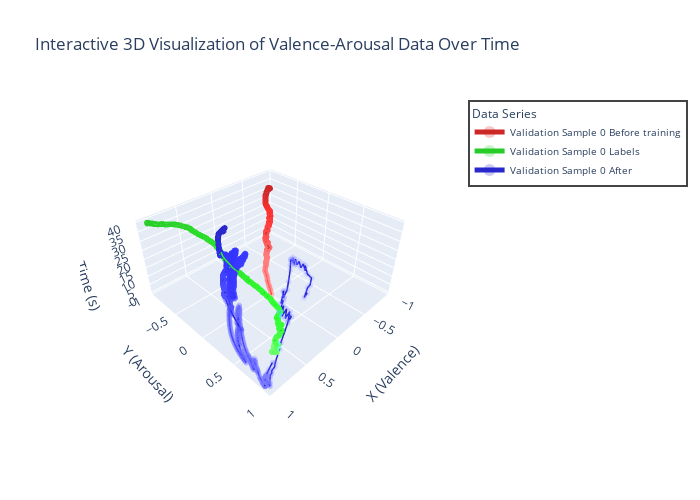

The code cell stored with this chart in its notebook:
### Code cell
accuracy_radius = 0.1

outputs_after_array = []
val_outputs_after_array = []

for hidden_state_sequence in hidden_state_sequence_array:
    outputs_after_array.append(mlp.create_outputs_sequence(hidden_state_sequence))
    
for val_hidden_state_sequence in val_hidden_state_sequence_array:
    val_outputs_after_array.append(mlp.create_outputs_sequence(val_hidden_state_sequence))

# for i in range(len(datas_array)):
#     print(accuracy_of_sample(outputs_after_array[i], labels_array[i], accuracy_radius))
#     plot_in_time([outputs_before_array[i], labels_array[i], outputs_after_array[i]],
#             labels=[f"Sample {i} Before training", f"Sample {i} Labels", f" Sample {i} After"])
    
for i in range(len(val_datas_array)):
    print(accuracy_of_sample(val_outputs_after_array[i], val_labels_array[i], accuracy_radius))
    plot_in_time([val_outputs_before_array[i], val_labels_array[i], val_outputs_after_array[i]],
            labels=[f"Validation Sample {i} Before training", f"Validation Sample {i} Labels", f"Validation Sample {i} After"])

### Figure 1 — Plotly figure (JSON) as saved in the notebook; plotly's stock layout.template omitted (floating-point values rounded to 4 significant figures; data arrays with more than 128 entries replaced by an {"elided": "..."} marker saying what was removed)
{"data": [{"line": {"color": "rgb(204,40,40)", "width": 3}, "marker": {"color": {"elided": "3950 str values"}, "opacity": 0.8, "size": 2}, "mode": "lines+markers", "name": "Validation Sample 0 Before training", "type": "scatter3d", "x": {"elided": "3950 float values"}, "y": {"elided": "3950 float values"}, "z": {"elided": "3950 float values"}}, {"line": {"color": "rgb(40,204,40)", "width": 3}, "marker": {"color": {"elided": "3950 str values"}, "opacity": 0.8, "size": 2}, "mode": "lines+markers", "name": "Validation Sample 0 Labels", "type": "scatter3d", "x": {"elided": "3950 float values"}, "y": {"elided": "3950 float values"}, "z": {"elided": "3950 float values"}}, {"line": {"color": "rgb(40,40,204)", "width": 3}, "marker": {"color": {"elided": "3950 str values"}, "opacity": 0.8, "size": 2}, "mode": "lines+markers", "name": "Validation Sample 0 After", "type": "scatter3d", "x": {"elided": "3950 float values"}, "y": {"elided": "3950 float values"}, "z": {"elided": "3950 float values"}}], "layout": {"height": 500, "legend": {"borderwidth": 2, "font": {"size": 10}, "itemsizing": "constant", "title": {"text": "Data Series"}}, "scene": {"aspectmode": "manual", "aspectratio": {"x": 1, "y": 1, "z": 0.5}, "xaxis": {"range": [-1, 1], "title": {"text": "X (Valence)"}}, "yaxis": {"range": [-1, 1], "title": {"text": "Y (Arousal)"}}, "zaxis": {"title": {"text": "Time (s)"}}}, "title": {"text": "Interactive 3D Visualization of Valence-Arousal Data Over Time"}, "width": 700}}
